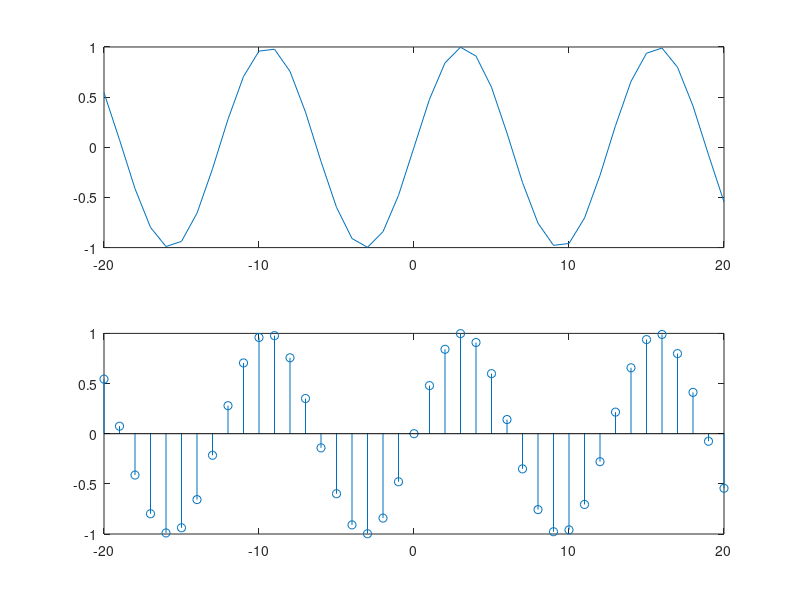

MATLAB code to generate this figure:
%% Practice code for Function Plotting

close all;
clc;
clear all;

t = -20:1:20;
ft = sin(t/2);

n = -20:1:20;
fn = sin(n/2);

figure(1);
subplot(2,1,1);
plot(t,ft);

subplot(2,1,2);
stem(n,fn);

print -depsc pr11;

